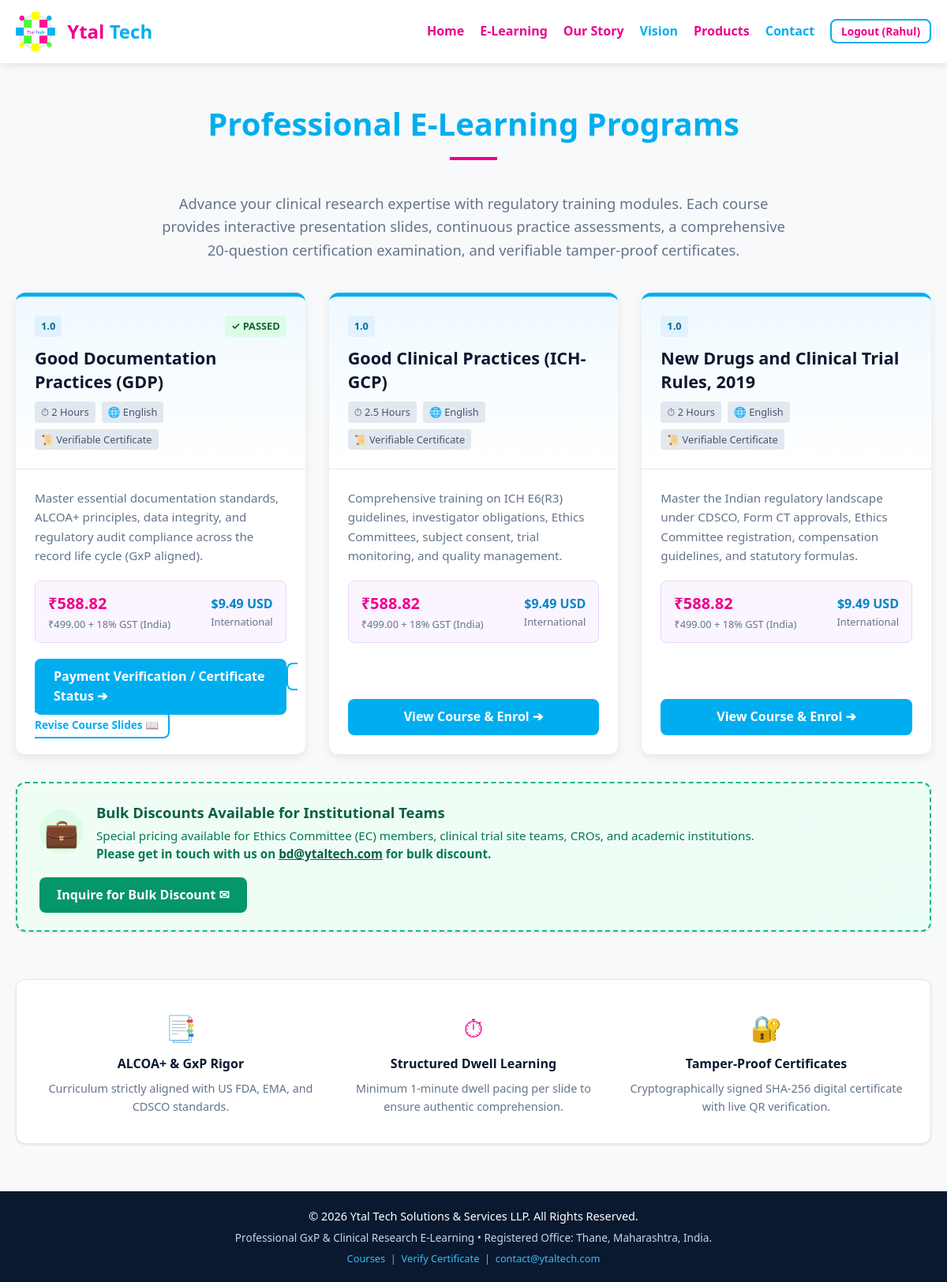
The page /elearning/courses (signed in) on the database as committed earlier.
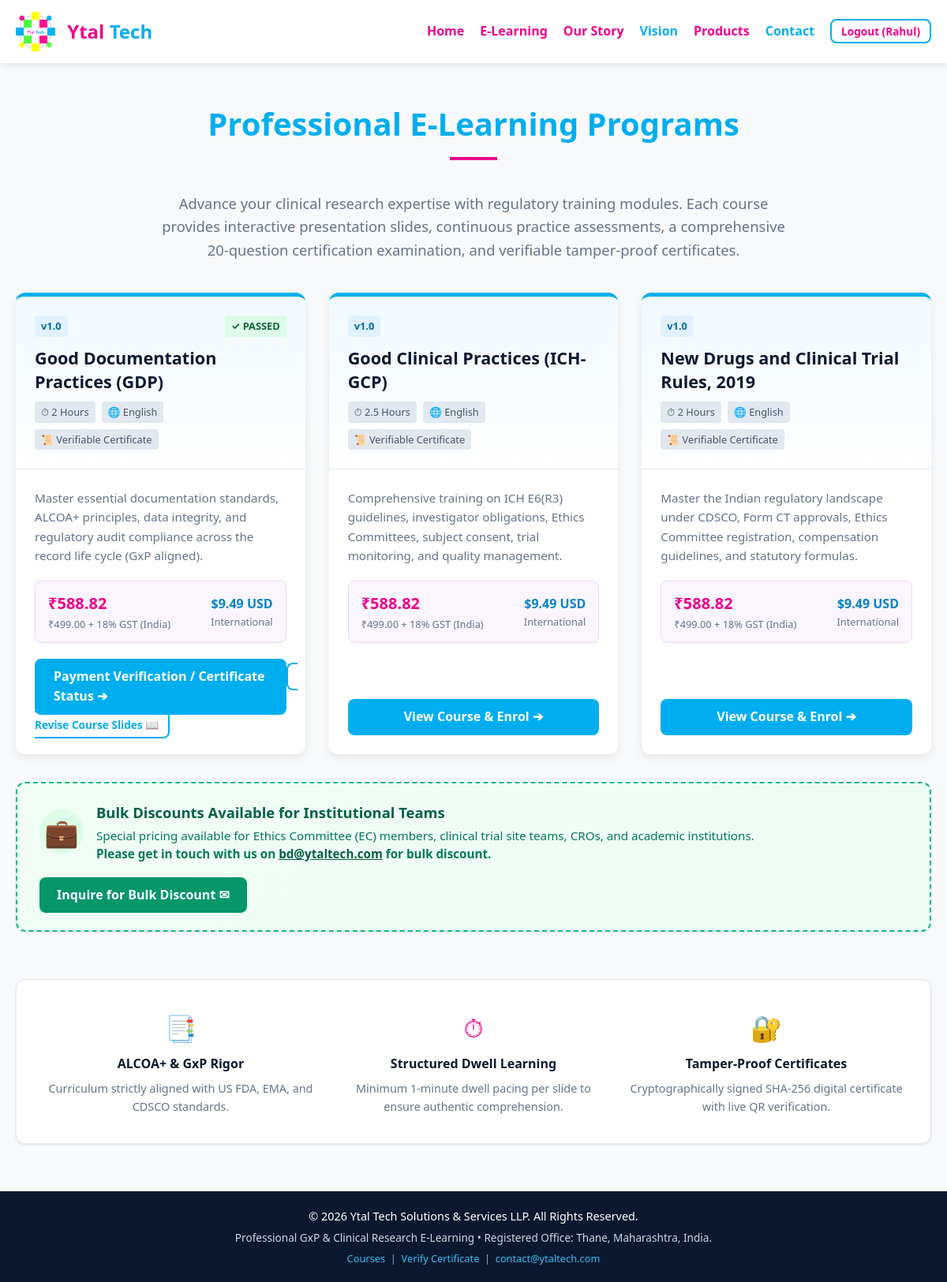
The same page on the database as committed later.
### elearning/models.py (models this page shows, shortened)
class Course(db.Model):
    __tablename__ = 'courses'
    id = db.Column(db.Integer, primary_key=True)
    slug = db.Column(db.String(100), unique=True, nullable=False, index=True)
    title = db.Column(db.String(255), nullable=False)
    short_description = db.Column(db.Text, nullable=False)
    overview = db.Column(db.Text, nullable=True)
    estimated_duration = db.Column(db.String(50), default='2 Hours')
    language = db.Column(db.String(50), default='English')
    price_inr = db.Column(db.Float, default=499.00)
    gst_rate = db.Column(db.Float, default=0.18)
    price_usd = db.Column(db.Float, default=9.49)
    version = db.Column(db.String(20), default='v1.0')
    is_active = db.Column(db.Boolean, default=True)
    created_at = db.Column(db.DateTime, default=lambda: datetime.now(timezone.utc))
    slides = db.relationship('Slide', backref='course', lazy=True, order_by='Slide.slide_number', cascade='all, delete-orphan')
    mcqs = db.relationship('MCQ', backref='course', lazy=True, cascade='all, delete-orphan')
    enrolments = db.relationship('Enrolment', backref='course', lazy=True, cascade='all, delete-orphan')
    certificates = db.relationship('Certificate', backref='course', lazy=True)
    @property
    def total_price_inr(self):
        return round(self.price_inr * (1 + self.gst_rate), 2)

### elearning/courses.py (the view)
@courses_bp.route('/')
@courses_bp.route('/courses')
def courses_list():
    courses = Course.query.filter_by(is_active=True).all()
    user = get_current_user()
    enrolment_map = {}
    if user:
        for enr in user.enrolments:
            enrolment_map[enr.course_id] = enr
    return render_template('elearning/courses.html', courses=courses, user=user, enrolment_map=enrolment_map)

### elearning/auth.py (called while the page is built)
def get_current_user():
    user_id = session.get('user_id')
    if user_id:
        return db.session.get(User, user_id)
    return None

### elearning/models.py (called while the page is built)
    def has_role(self, *roles):
        if self.role == 'super_admin':
            return True
        return self.role in roles

    @property
    def has_passed_test(self):
        for att in self.test_attempts:
            if att.passed:
                return True
        return False

    @property
    def latest_payment_order(self):
        if self.payment_orders:
            return sorted(self.payment_orders, key=lambda o: o.id, reverse=True)[0]
        return None

    @property
    def is_payment_approved(self):
        order = self.latest_payment_order
        return order is not None and order.status in [
            'verified_approved', 'certificate_issued',
            'certificate_dispatched', 'certificate_delivered'
        ]

    @classmethod
    def get(cls, key, default=None):
        setting = cls.query.filter_by(key=key).first()
        return setting.value if setting and setting.value is not None else default

### templates/elearning/courses.html (shortened to what the changed rows need)
{% extends 'elearning/base.html' %}
{% block content %}
<div class="container">
    <div style="text-align: center; margin-bottom: 40px;">
        <h1 class="section-title">Professional E-Learning Programs</h1>
    </div>
    <div class="courses-grid">
        {% for course in courses %}
            {% set enr = enrolment_map.get(course.id) if enrolment_map else None %}
            <div class="course-card">
                <div class="course-card-header">
                    <div style="display: flex; justify-content: space-between; align-items: flex-start;">
                        <span class="meta-tag" style="background:#e0f2fe;color:#0369a1;font-weight:700;">{{ course.version }}</span>
                        {% if enr and enr.has_passed_test %}
                            <span class="meta-tag" style="background:#dcfce7;color:#166534;font-weight:700;">✓ PASSED</span>
                        {% elif enr and enr.slides_completed and enr.attempts_used_in_current_cycle > 0 %}
                            <span class="meta-tag" style="background:#fee2e2;color:#991b1b;font-weight:700;">Test Not Passed</span>
                        {% elif enr and enr.slides_completed %}
                            <span class="meta-tag" style="background:#fef3c7;color:#b45309;font-weight:700;">Test Unlocked</span>
                        {% elif enr %}
                            <span class="meta-tag" style="background:#f1f5f9;color:#475569;">In Progress</span>
                        {% endif %}
                    </div>
                    <h3 style="margin-top: 12px;">{{ course.title }}</h3>
                    <div class="course-meta-tags">
                        <span class="meta-tag">⏱ {{ course.estimated_duration }}</span>
                        <span class="meta-tag">🌐 {{ course.language }}</span>
                        <span class="meta-tag">📜 Verifiable Certificate</span>
                    </div>
                </div>
                <div class="course-card-body">
                    <p class="course-desc">{{ course.short_description }}</p>
                    <div class="course-pricing-box">
                        <div>
                            <div class="price-inr">₹{{ "%.2f"|format(course.total_price_inr) }}</div>
                            <div class="price-sub">₹{{ "%.2f"|format(course.price_inr) }} + 18% GST (India)</div>
                        </div>
                        <div style="text-align: right;">
                            <div style="font-weight: 700; color: #0284c7;">${{ "%.2f"|format(course.price_usd) }} USD</div>
                            <div class="price-sub">International</div>
                        </div>
                    </div>
                    <div style="margin-top: auto;">
                        {% if is_logged_in %}
                            {% if enr %}
                                {% if enr.has_passed_test %}
                                    {% if enr.certificate and enr.is_payment_approved %}
                                        <a href="{{ url_for('certificates.view_certificate', cert_id=enr.certificate.certificate_id) }}" class="btn-primary" style="width:100%;justify-content:center;">
                                            View & Download Certificate ➔
                                        </a>
                                    {% elif enr.certificate_option == 'paid' %}
                                        <a href="{{ url_for('tests.test_result_summary', slug=course.slug) }}" class="btn-primary" style="width:100%;justify-content:center;">
                                            Payment Verification / Certificate Status ➔
                                        </a>
                                    {% endif %}
                                    <a href="{{ url_for('elearning.slide_player', slug=course.slug, slide_num=1) }}" class="btn-outline" style="width:100%;justify-content:center;margin-top:8px;font-size:0.85rem;padding:6px 12px;">
                                        Revise Course Slides 📖
                                    </a>
                                {% else %}
                                    <a href="{{ url_for('elearning.slide_player', slug=course.slug, slide_num=enr.current_slide_number) }}" class="btn-primary" style="width:100%;justify-content:center;">
                                        Continue Slide {{ enr.current_slide_number }} ➔
                                    </a>
                                {% endif %}
                            {% else %}
                                <a href="{{ url_for('elearning.course_detail', slug=course.slug) }}" class="btn-primary" style="width:100%;justify-content:center;">
                                    View Course & Enrol ➔
                                </a>
                            {% endif %}
                        {% else %}
                            <a href="{{ url_for('auth.login', next=url_for('elearning.course_detail', slug=course.slug)) }}" class="btn-primary" style="width:100%;justify-content:center;">
                                Sign Up / Log In to Enrol ➔
                            </a>
                        {% endif %}
                    </div>
                </div>
            </div>
        {% endfor %}
    </div>
</div>
{% endblock %}

Rows that differ between the two databases and show on the page:
changed Course "Good Documentation Practices (GDP)": version "1.0" → "v1.0"
changed Course "Good Clinical Practices (ICH-GCP)": version "1.0" → "v1.0"
changed Course "New Drugs and Clinical Trial Rules, 2019": version "1.0" → "v1.0"
